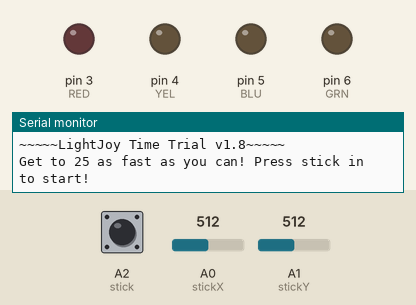
Bench run of a sketch on a simulated Arduino Uno, built with avr-gcc and run on an emulated ATmega328P. Shown: output pins drawn as LEDs (lit = HIGH), the last lines printed to the serial monitor. Dashed ring = blinking. The test bench sets the inputs (shaded band); at power-on: A2 (stick) HIGH, A0 (stickX) = 512, A1 (stickY) = 512. Random numbers use the default seed unless the sketch sets one.

Above: at 6.7 s.
6.8 s: A2 (stick) pulled LOW for 0.2 s
At 7.7 s:
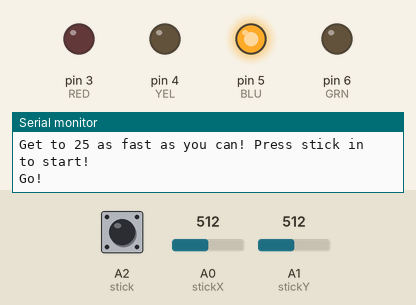
8.8 s: A0 (stickX) set to 214
10.3 s: A0 (stickX) set to 189
At 10.76 s:
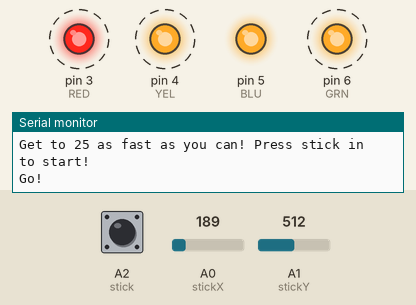
Timing chart, 0 to 13.3 s (numbered marks = the images above; inputs shaded):
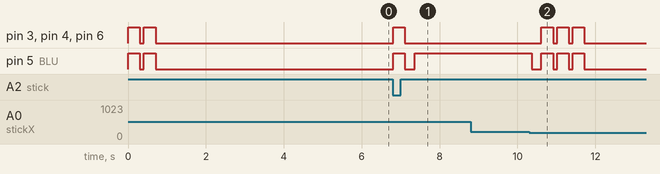

The sketch:

JoystickLEDtime.ino
```cpp
/*Kiernan Snider 4/01/21
This is the second gamemode of LightJoy, an imitation LED game!
In this gamemode, try to imitate the LED directions correctly 25 times as fast as you can!

Function block breakdown:
  setup -     Set all the pinmodes and run the startUp function
  startUp -   Prints serial monitor info, flashes LEDs, resets all state values, and starts the clock.
  loop -      Contains two States: inputState 0 and 1.
                inputState 0 generates a random number between 1 and 4, corresponding to an LED. Gives control to inputState 1.
                inputState 1 continually reads the joystick output and runs the input() function.
  input -     Checks what direction is pushed, then verifies if the LED random number matches. Gives control to scoreCheck or gameOver.
  scoreCheck- Checks current score every time a correct input happens. Returns control back to inputState 0. Goes to winState 1 if 25 is reached.
  gameOver -  Contains two States: winState 0 and 1.
                winState 0 happens automatically if an incorrect input happens. Tells current move and resets with startUp.
                winState 1 happens when score 25 is reached. Stops clock and computes your time. Resets with startUP.
  offLED -    sets all LEDs low
  onLED -     sets all LEDs high
  rotLED -    animates LEDs to spin around once very quickly
  blinkLED -  easy blinking function for startUp and gameOver
*/

#define RED 3
#define YEL 4
#define BLU 5
#define GRN 6

int stickX = A0; // X
int stickY = A1; // Y
int stick = A2;   //press
bool stickState, inputState = 0, winState = 0;
float x, y;
int r, score;
float startT, endT, elapsed;

void setup() {
  pinMode(stickX, INPUT);
  pinMode(stickY, INPUT);
  pinMode(stick, INPUT_PULLUP); //internal pull up resistor active

  pinMode(RED, OUTPUT);
  pinMode(YEL, OUTPUT);
  pinMode(BLU, OUTPUT);
  pinMode(GRN, OUTPUT);

  Serial.begin(9600);  //serial monitor output

  startUp();
}

void startUp(){
  for(int i=0; i<12; i++){Serial.println(" ");}
  Serial.println("~~~~~LightJoy Time Trial v1.8~~~~~");
    blinkLED();
    blinkLED();
    delay(5000);

  score=0;
  inputState=0;
  winState = 0;
  elapsed = 0;
  Serial.println("Get to 25 as fast as you can! Press stick in to start!");

  stickState = digitalRead(stick);
  while(stickState == 1){
    delay(50);
    stickState = digitalRead(stick);
  }

  blinkLED();
  Serial.println("Go!");
  startT = millis();
}

void loop() {
  if(inputState==0){
    delay(150);
    randomSeed(millis());
    r = random(1,5);
    if(r==1){
      digitalWrite(GRN, HIGH);
    }
    else if(r==2){
      digitalWrite(RED, HIGH);
    }
    else if(r==3){
      digitalWrite(YEL, HIGH);
    }
    else if(r==4){
      digitalWrite(BLU, HIGH);
    }
  inputState=1;
  }

  if(inputState==1){
    x = analogRead(stickX);
    y = analogRead(stickY);
    input();
    delay (100);
  }
}

void input(){
  if(y>=922){
    digitalWrite(GRN, HIGH);
    if(r==1){
      score++;
      offLED();
      scoreCheck();
      inputState=0;
    }
    else{
      gameOver();
    }
  }

  else if(x>=922){
    digitalWrite(RED, HIGH);
    if(r==2){
      score++;
      offLED();
      scoreCheck();
      inputState=0;
    }
    else{
      gameOver();
    }
  }

  else if(y<=200){
    digitalWrite(YEL, HIGH);
    if(r==3){
      score++;
      offLED();
      scoreCheck();
      inputState=0;
    }
    else{
      gameOver();
    }
  }

  else if(x<=200){
    digitalWrite(BLU, HIGH);
    if(r==4){
      score++;
      offLED();
      scoreCheck();
      inputState=0;
    }
    else{
      gameOver();
    }
  }
}

void scoreCheck(){
  if(score==10){Serial.println("10 in a row!");}
  if(score==25){
    endT = millis();
    elapsed = (endT - startT)/1000.0;
    winState = 1;
    gameOver();
  }
}

void gameOver(){

  if (winState == 0){
    for(int i=0; i<3; i++){
      blinkLED();
    }
    Serial.println(" ");
    Serial.print("You missed at move number ");
    Serial.print(score);
    Serial.print(". ");
  }

  if (winState == 1){
    blinkLED();
    for(int i=0; i<3; i++){
      rotLED();
    }
    Serial.println(" ");
    Serial.println("That's 25, time up! Here is your time:");
    delay(2000);
    Serial.print(elapsed, 4);
    Serial.println(" seconds.");
    delay(2000);
    Serial.print("Thanks for playing! ");
  }

  Serial.println("Press the stick in to play again!");
  stickState = digitalRead(stick);
  while(stickState == 1){
    delay(50);
    stickState = digitalRead(stick);
  }
  startUp();
}

void offLED(){
  digitalWrite(GRN, LOW);
  digitalWrite(RED, LOW);
  digitalWrite(BLU, LOW);
  digitalWrite(YEL, LOW);
}

void onLED(){
  digitalWrite(GRN, HIGH);
  digitalWrite(RED, HIGH);
  digitalWrite(BLU, HIGH);
  digitalWrite(YEL, HIGH);
}

void rotLED(){
  digitalWrite(GRN, HIGH);
  delay (50);
  digitalWrite(GRN, LOW);
  digitalWrite(RED, HIGH);
  delay (50);
  digitalWrite(RED, LOW);
  digitalWrite(YEL, HIGH);
  delay (50);
  digitalWrite(YEL, LOW);
  digitalWrite(BLU, HIGH);
  delay (50);
  digitalWrite(BLU, LOW);
}

void blinkLED(){
    onLED();
    delay (300);
    offLED();
    delay (100);
}
```

Measured:
- the behaviour switches between 201 and 200 on A0 (stickX) (found by bisection; images 1 and 2)
- after the input at 6.8 s, pin 3 (RED), pin 4 (YEL), pin 6 (GRN): LOW → HIGH at once, → LOW 0.30 s later; pin 5 (BLU): LOW → HIGH at once, → LOW 0.30 s later, → HIGH 0.25 s later
- after the input at 8.8 s, every drawn part: stays the same
- after the input at 10.3 s, pin 3 (RED), pin 4 (YEL), pin 6 (GRN): alternates HIGH for 0.30 s and LOW for 0.10 s, 6 changes in all, then stays LOW, starting after 0.32 s; pin 5 (BLU): HIGH → LOW after 0.07 s, then repeats every 0.40 s: HIGH 0.30 s, LOW 0.10 s, until it stays LOW from 11.7 s
